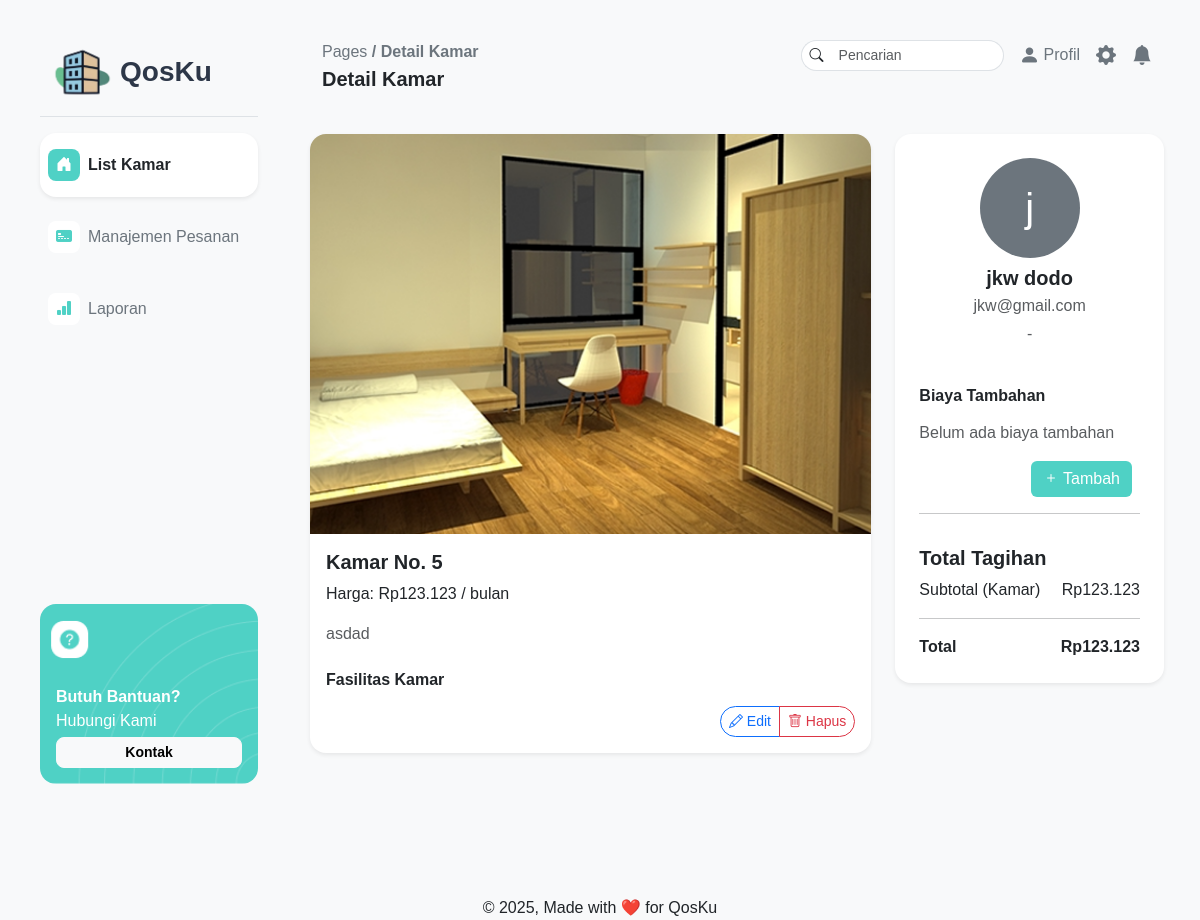
The page /pages/pemilik/detailkamar.php?idKamar=5 on the database its author committed.
### tables this page shows
CREATE TABLE `kamar_kos` (
  `idKamar` int(11) NOT NULL,
  `nomorKamar` int(11) NOT NULL,
  `tipeKamar` varchar(255) NOT NULL,
  `harga` int(11) NOT NULL,
  `statusKetersediaan` enum('Tersedia','Ditempati','Dalam Perbaikan') NOT NULL DEFAULT 'Tersedia',
  `deskripsi` varchar(255) NOT NULL,
  `gambar` varchar(255) NOT NULL
);

CREATE TABLE `pelanggan` (
  `idPelanggan` int(11) NOT NULL,
  `username` varchar(255) NOT NULL,
  `password` varchar(255) NOT NULL,
  `namaLengkap` varchar(255) NOT NULL,
  `nomorHp` varchar(255) NOT NULL,
  `email` varchar(255) NOT NULL,
  `alamat` varchar(255) NOT NULL,
  `profilePicture` varchar(255) NOT NULL
);

### pages/pemilik/detailkamar.php (the view, shortened to what this page needs)
<?php
require "../../php/connect.php";
$idKamar = isset($_GET['idKamar']) ? (int)$_GET['idKamar'] : 0;
$stmt = $connect->prepare("
    SELECT k.*, f.luasKamar, f.perabotan, f.kamarMandi
    FROM kamar_kos k
    LEFT JOIN fasilitas f ON k.idKamar = f.idKamar
    WHERE k.idKamar = ?
");
$stmt->bind_param("i", $idKamar);
$stmt->execute();
$kamar = $stmt->get_result()->fetch_assoc();
$occupantStmt = $connect->prepare("
    SELECT p.*
    FROM pemesanan pm
    JOIN pelanggan p ON (pm.idPelanggan = p.idPelanggan OR pm.idPelanggan_aktif = p.idPelanggan)
    WHERE pm.idKamar = ?
    AND pm.statusPemesanan = 'Terkonfirmasi'
    AND (pm.tanggal_mulai <= CURDATE() AND (pm.tanggal_selesai >= CURDATE() OR pm.tanggal_selesai = '1970-01-01'))
    LIMIT 1
");
$occupantStmt->bind_param("i", $idKamar);
$occupantStmt->execute();
$occupant = $occupantStmt->get_result()->fetch_assoc();
$additionalCosts = [];
if ($occupant) {
    $costsStmt = $connect->prepare("
        SELECT * FROM biaya_tambahan
        WHERE idPelanggan = ? AND statusPembayaran = 'belum_lunas'
    ");
    $costsStmt->bind_param("i", $occupant['idPelanggan']);
    $costsStmt->execute();
    $additionalCosts = $costsStmt->get_result()->fetch_all(MYSQLI_ASSOC);
}
$roomPrice = $kamar['harga'] ?? 0;
$additionalCostsTotal = 0;
$totalCost = $roomPrice + $additionalCostsTotal;
?>
<!DOCTYPE html>
<html lang="en">
<head>
    <link href="https://cdn.jsdelivr.net/npm/bootstrap@5.3.6/dist/css/bootstrap.min.css" rel="stylesheet">
    <link rel="stylesheet" href="../../assets/css/style.css">
    <link rel="stylesheet" href="https://cdn.jsdelivr.net/npm/bootstrap-icons@1.13.1/font/bootstrap-icons.min.css">
</head>
<body class="bg-light">
    <div class="d-flex min-vh-100 ms-4 me-4">
        <?php include '../../layout/pemilikNavbar.php'; ?>
        <div class="flex-grow-1">
            <?php include '../../layout/pemilikHeader.php'; ?>
            <div class="container-fluid pt-4">
                <div class="row mb-4">
                    <div class="col-md-8">
                        <div class="card shadow-sm border-0 rounded-4 position-relative">
                            <img src="../../assets/img/<?= htmlspecialchars($kamar['gambar'] ?? 'room-placeholder.jpg') ?>"
                                class="card-img-top rounded-top-4"
                                alt="Kamar <?= htmlspecialchars($kamar['nomorKamar']) ?>"
                                style="height: 400px; object-fit: cover;">
                            <div class="card-body pb-5">
                                <h5 class="card-title fw-bold">Kamar No. <?= htmlspecialchars($kamar['nomorKamar']) ?></h5>
                                <p class="card-text">Harga: Rp<?= number_format($kamar['harga'], 0, ',', '.') ?> / bulan</p>
                                <p class="text-muted"><?= nl2br(htmlspecialchars($kamar['deskripsi'])) ?></p>
                                <h6 class="fw-bold mt-4">Fasilitas Kamar</h6>
                                <div class="position-absolute bottom-0 end-0 m-3">
                                    <div class="btn-group" role="group">
                                        <button class="btn btn-sm btn-outline-primary rounded-start-4"
                                            data-bs-toggle="modal"
                                            data-bs-target="#editKamarModal"
                                            data-kamar-id="<?= $idKamar ?>">
                                            <i class="bi bi-pencil"></i> Edit
                                        </button>
                                        <button class="btn btn-sm btn-outline-danger rounded-end-4"
                                            onclick="confirmDelete(<?= $idKamar ?>, '<?= htmlspecialchars($kamar['nomorKamar']) ?>')">
                                            <i class="bi bi-trash"></i> Hapus
                                        </button>
                                    </div>
                                </div>
                            </div>
                        </div>
                    </div>
                    <div class="col-md-4">
                        <div class="card shadow-sm border-0 rounded-4 p-4">
                            <?php if ($occupant): ?>
                                <div class="text-center mb-4">
                                    <div class="d-inline-block bg-secondary rounded-circle mb-2"
                                        style="width: 100px; height: 100px; line-height: 100px;">
                                        <span class="text-white fs-1"><?= substr($occupant['namaLengkap'], 0, 1) ?></span>
                                    </div>
                                    <h5 class="fw-bold mb-1"><?= htmlspecialchars($occupant['namaLengkap']) ?></h5>
                                    <p class="text-muted mb-1"><?= htmlspecialchars($occupant['email']) ?></p>
                                    <p class="text-muted"><?= htmlspecialchars($occupant['nomorHp']) ?></p>
                                </div>
                            <?php else: ?>
                                <div class="text-center mb-4">
                                    <p class="text-muted">Belum ada penghuni saat ini</p>
                                </div>
                            <?php endif; ?>
                            <div id="appliancesList">
                                <h6 class="fw-bold mb-3">Biaya Tambahan</h6>
                                <?php if ($additionalCosts): ?>
                                    <ul class="list-group mb-3">
                                        <?php foreach ($additionalCosts as $cost): ?>
                                            <li class="list-group-item d-flex justify-content-between align-items-center">
                                                <?= htmlspecialchars($cost['namaBiaya']) ?>
                                                (<?= htmlspecialchars($cost['jenisBiaya']) ?>)
                                                <span>Rp<?= number_format($cost['jumlahBiaya'], 0, ',', '.') ?></span>
                                            </li>
                                        <?php endforeach; ?>
                                    </ul>
                                <?php else: ?>
                                    <p class="text-muted mb-3">Belum ada biaya tambahan</p>
                                <?php endif; ?>
                                <?php if ($occupant): ?>
                                    <div class="d-grid gap-2 d-md-flex justify-content-md-end">
                                        <button id="addButton" class="btn btn-primary me-md-2"
                                            style="background-color: #4FD1C5; border: none;">
                                            <i class="bi bi-plus"></i> Tambah
                                        </button>
                                    </div>
                                <?php endif; ?>
                            </div>
                            <hr>
                            <div class="mt-3">
                                <h5 class="fw-bold">Total Tagihan</h5>
                                <div class="d-flex justify-content-between mb-1">
                                    <span>Subtotal (Kamar)</span>
                                    <span>Rp<?= number_format($roomPrice, 0, ',', '.') ?></span>
                                </div>
                                <hr>
                                <div class="d-flex justify-content-between fw-bold">
                                    <span>Total</span>
                                    <span>Rp<?= number_format($totalCost, 0, ',', '.') ?></span>
                                </div>
                            </div>
                        </div>
                    </div>
                </div>
            </div>
        </div>
    </div>
    <div class="footer text-center mt-5 pt-5">
        &copy; 2025, Made with ❤️ for QosKu
    </div>
</body>
</html>

### assets/css/style.css (style rules this page uses)
body { font-family: Helvetica, Arial, sans-serif; }

### rows shown on the page
kamar_kos: gambar (picture), nomorKamar "5", harga "123.123", deskripsi "asdad"
pelanggan: namaLengkap "j", namaLengkap "jkw dodo", email "jkw@gmail.com", nomorHp "-"

### other values the page prints
$page_titles[$current_page] "Detail Kamar"
